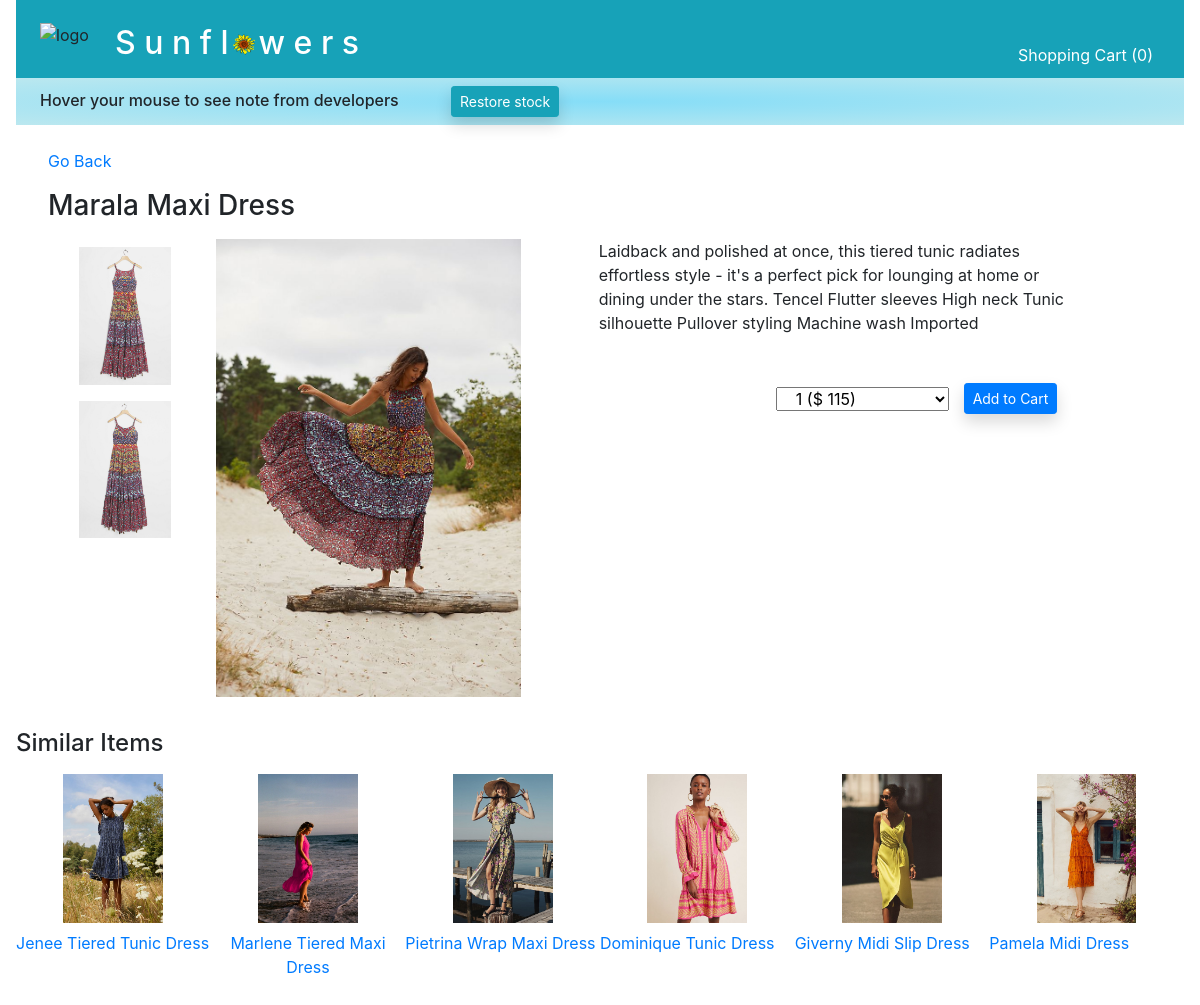
The app's page /product/category/1/item/3 with its own data.
### main/models.py (models this page shows, shortened)
class Product(models.Model):
    name = models.CharField(max_length=255, default="")
    desc= models.TextField(default="")
    quantity_purchased = models.IntegerField(default=0)
    quantity_sold = models.IntegerField(default=0)
    quantity_available = models.IntegerField(default=0)
    temp_quan_avail = models.IntegerField(default=0)
    unit_price=models.DecimalField(max_digits=5, decimal_places=0)
    category = models.ForeignKey(
        Category,
        related_name='products_included',
        on_delete=models.CASCADE
    )
    objects = ClassManager()

class Photo(models.Model):
    img = models.ImageField(upload_to='products', blank=True)
    type_of_photo = models.ForeignKey(
        PhotoType,
        related_name='photos_included',
        on_delete=models.CASCADE
    )
    for_product = models.ForeignKey(
        Product,
        related_name='photos',
        on_delete=models.CASCADE
    )

### main/views.py (the view)
# urls.py: path('product/category/<int:cat_id>/item/<int:product_id>', views.display_product),
def display_product(request, cat_id, product_id ):
    price_1 = Product.objects.get(id=product_id).unit_price
    price_2 = Product.objects.get(id=product_id).unit_price*2
    price_3 = Product.objects.get(id=product_id).unit_price*3
    if "cart_dict" not in request.session:
        request.session["cart_dict"] ={};
        quantity_in_cart = 0
    else:
        quantity_in_cart = 0
        for key in request.session["cart_dict"]:
            quantity_in_cart += request.session["cart_dict"][key]
    context = {
        "this_product": Product.objects.get(id=product_id),
        "this_category": Category.objects.get(id=cat_id),
        "similar_items": Product.objects.filter(category_id=cat_id),
        "price_1": price_1,
        "price_2": price_2,
        "price_3": price_3,
        "product_class": Product,
        "quantity_in_cart": quantity_in_cart,
    }
    print('request.session["cart_dict"]: ', request.session["cart_dict"])
    print("quantity_in_cart: ", quantity_in_cart)
    print("request.POST: ", request.POST)
    return render(request, '_3_shop_prod_info.html', context)

### main/templates/_3_shop_prod_info.html (shortened to what this page needs)
<!DOCTYPE html>
<html lang="en">
<head>
    {% include "_0_head_tags.html" %}
</head>
<body>
    <div id="container">
        {% include "_0_top_nav_bar.html" %}
        <a class="row mx-5 mb-3" href="/product/category/{{ this_category.id }}">Go Back</a>
        <div class="row mx-5 h3 mb-3">{{ this_product.name }}</div>
        <div class="row mx-3">
            <div class="col-5 mx-5">
                <div class="row">
                    <div class="col-3">
                        {% for photo in this_product.photos.all %}
                        {% if photo.type_of_photo_id == 2 %}
                        <div class="row">
                            <a href="/product/category/{{this_category.id}}/item/{{this_product.id}}/{{photo.id}}"><img class="col my-2" src="{{ photo.img.url }}"></a>
                        </div>
                        {% endif %}
                        {% endfor %}
                    </div>
                    <div class="col">
                        {% for photo in this_product.photos.all %}
                        {% if photo.type_of_photo_id == 1 %}
                        <img class="col-12 mb-2" src="{{ photo.img.url }}">
                        {% endif %}
                        {% endfor %}
                    </div>
                </div>
            </div>
            <div class="col-5">
                <div class="row mb-5">{{this_product.desc}}</div>
                <form class="row" action="/add_to_cart" method="POST">
                    <div class="col-5 offset-4">
                        <select class="col-12 mt-1" name="quantity" id="">
                            {% if this_product.temp_quan_avail >= 1 %}
                            <option value="1">1 ($ {{price_1}})</option>
                            {% endif %}
                        </select>
                    </div>
                    <button class=" btn btn-primary btn-sm shadow" >Add to Cart</button>
                </form>
            </div>
        </div>
        <div class="row mx-3 py-2 mt-3 h4">Similar Items</div>
        <div class="row mx-3">
            {% for product in similar_items|slice:":7" %}
            {% if product.id != this_product.id and this_product.temp_quan_avail > 0 %}
            {% for photo in product.photos.all %}
            {% if photo.type_of_photo_id == 1 %}
            <div class="col-2 text-center mb-5">
                <div class="row">
                    <img class="col-8 offset-2 mb-2" src="{{ photo.img.url }}">
                </div>
                <a class="row" href="/product/category/{{this_category.id}}/item/{{ product.id}}">{{ product.name }}</a>
            </div>
            {% endif %}
            {% endfor %}
            {% endif %}
            {% endfor %}
        </div>
    </div>
</body>
</html>

### records on screen
Product: name "Marala Maxi Dress", desc "Laidback and polished at once, this tiered tunic radiates effortless style - it's a perfect pick for lounging at home or dining under the stars. Tencel Flutter sleeves High neck Tunic silhouette Pullover styling Machine wash Imported", quantity "1 ($ 115)"
Photo: img (picture)
Photo: img (picture)
Photo: img (picture)
Product: name "Jenee Tiered Tunic Dress"
Photo: img (picture)
Product: name "Marlene Tiered Maxi Dress"
Photo: img (picture)
Product: name "Pietrina Wrap Maxi Dress"
Photo: img (picture)
Product: name "Dominique Tunic Dress"
Photo: img (picture)
Product: name "Giverny Midi Slip Dress"
Photo: img (picture)
Product: name "Pamela Midi Dress"
Photo: img (picture)

### other values on screen
{{ quantity_in_cart }} "0"
